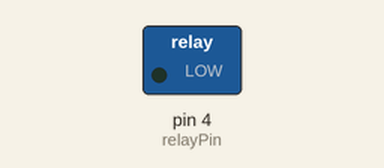
Simulated run of this sketch. Board: Arduino Uno, built with avr-gcc and run on an emulated ATmega328P. Parts: switched loads named in the sketch (green lamp = pin HIGH).

Above: at 1.0 s.
At 3.0 s:
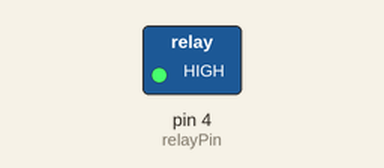
Timing chart, 0 to 5.2 s (numbered marks = the images above):
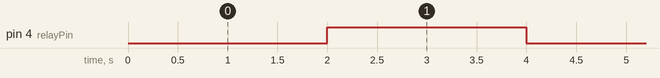

Measured:
- by itself, pin 4 (relayPin): alternates HIGH for 2.0 s and LOW for 2.0 s

The sketch:

sanjaypump.ino
```cpp
const int relayPin = 4; // GPIO pin connected to relay control pin

void setup() {
  pinMode(relayPin, OUTPUT);
}

void loop() {
  // Turn the pump ON


  // Turn the pump OFF
  digitalWrite(relayPin, LOW);
  delay(2000); // Wait for 5 seconds before running the pump again
 digitalWrite(relayPin, HIGH);
  delay(2000); // Run the pump for 5 seconds
}
```
